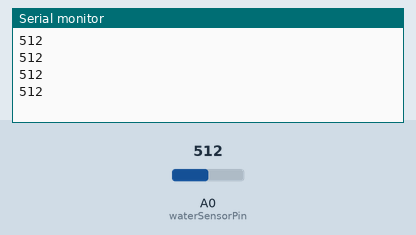
Simulated run of this sketch. Board: Arduino Uno, built with avr-gcc and run on an emulated ATmega328P. Parts: the last lines printed to the serial monitor. Inputs (shaded band) come from the test bench; at power-on: A0 (waterSensorPin) = 512.

Above: at 1.2 s.
1.3 s: A0 (waterSensorPin) set to 716
At 1.71 s:
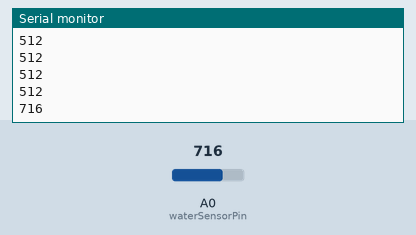
2.8 s: A0 (waterSensorPin) set to 900
At 2.91 s:
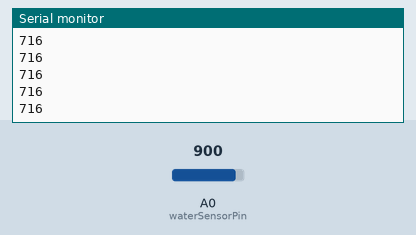
Timing chart, 0 to 5.8 s (numbered marks = the images above; inputs shaded):
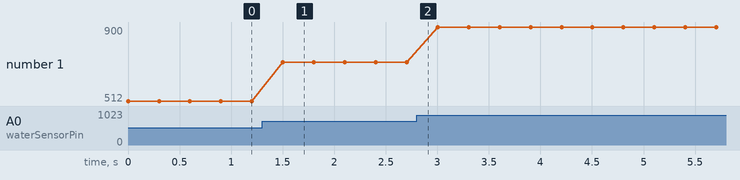

Measured:
- after the input at 1.3 s, the serial monitor: prints a new line after 0.20 s (image 1)
- plotted number 1: 512 → 716 after the input at 1.3 s, 716 → 900 after the input at 2.8 s

The sketch:

Project_WaterAndFlameSensor.ino
```cpp
const int waterSensorPin = A0;
int waterLevelData;


void setup() {
  // put your setup code here, to run once:
  Serial.begin(9600);

}

void loop() {
  // put your main code here, to run repeatedly:
  waterLevelData = analogRead(waterSensorPin);
  Serial.println(waterLevelData);
  delay(300);
}
```
